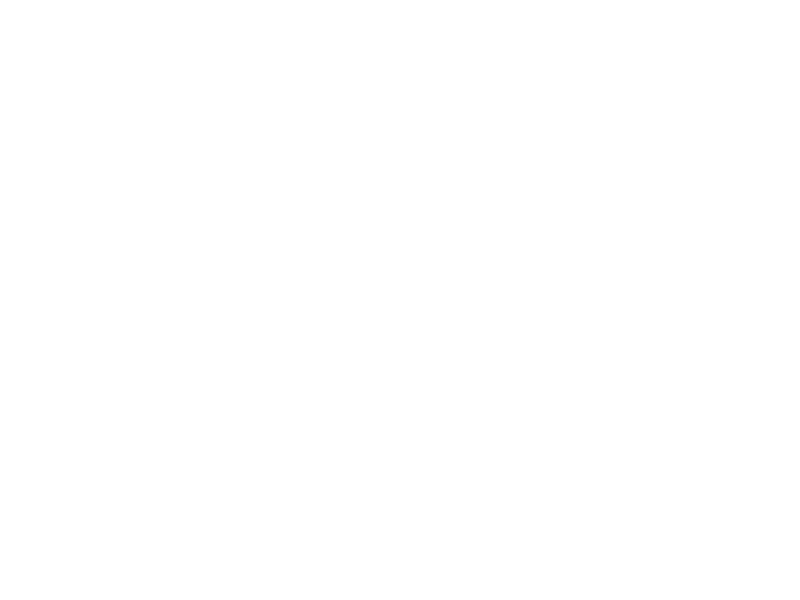
Frame 1 (no input)
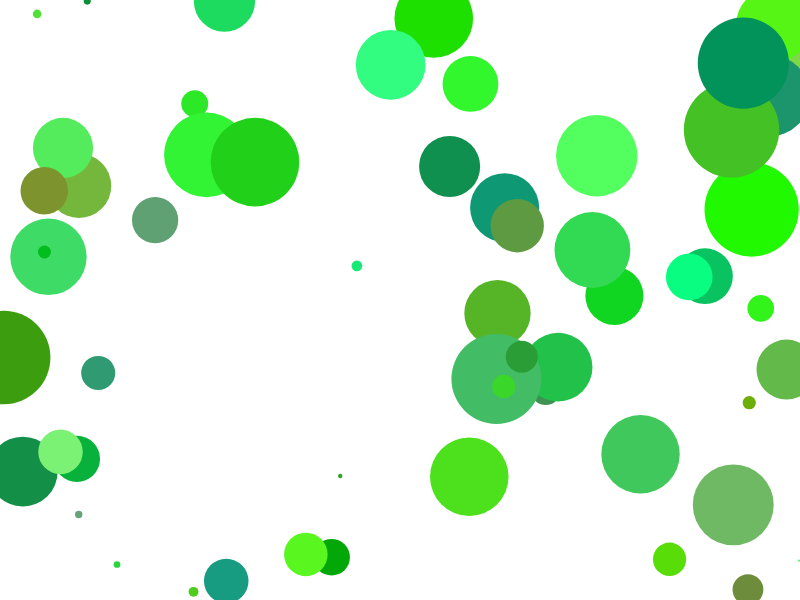
Frame 60 (no input)
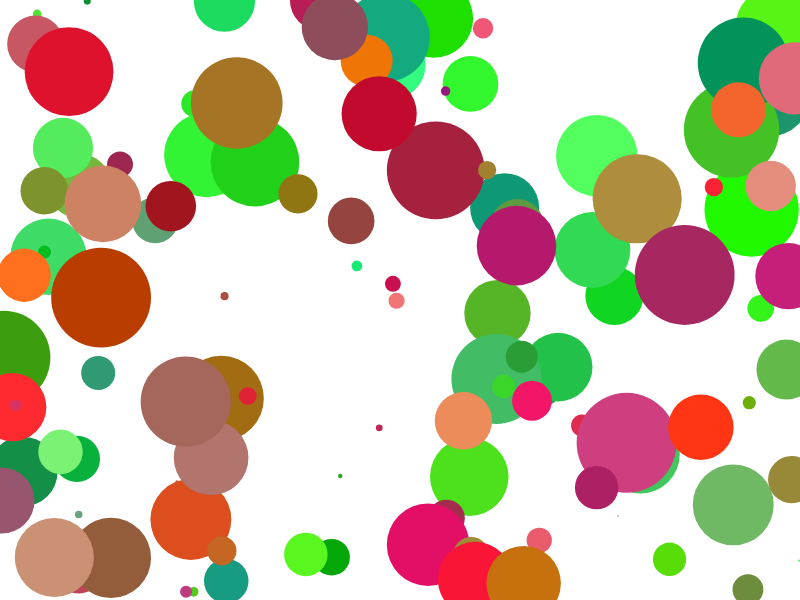
Frame 120 (the mouse pressed at the canvas centre since frame 60)

The p5.js sketch that drew these frames (run headless with seeded random() and noise() and a simulated clock; from frame 60 on, the mouse is pressed at the canvas centre):

// p5.js sketch
// ── sketch.js
function setup() {
  createCanvas(screen.width,screen.height);
  frameRate(20);
}function draw() {
  drawFlower(random(width), random(height), random(1, 100));
}function drawFlower(flowerX, flowerY, size) {
  strokeWeight(0);
  circle(flowerX, flowerY, size);
  if (mouseIsPressed) {
    fill(random(140,255),random(10,150),random(0,130))
  } else if (keyIsPressed){
    fill(random(0,130),random(10,150),random(140,255));
  }
  else{
    fill(random(0,130),random(140,255),random(0,130));
  }
}
